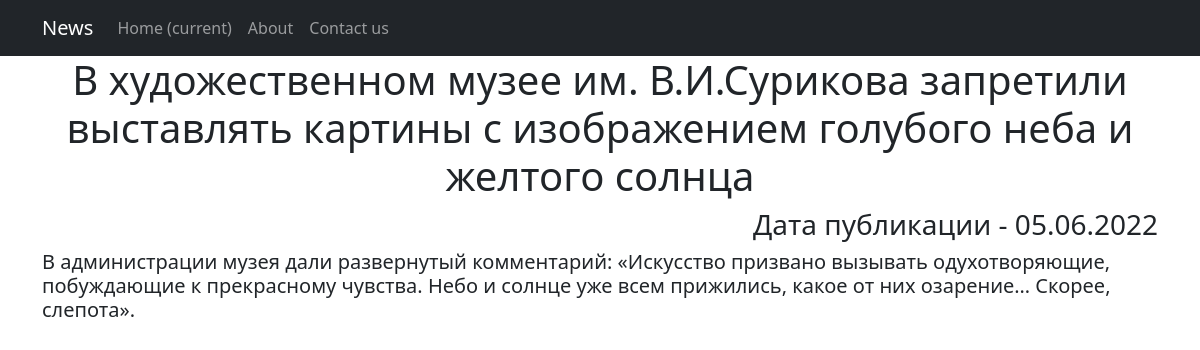
The page /main/3 on the database its author committed.
### news_project/models.py (models this page shows, shortened)
class Post(models.Model):
    author = models.ForeignKey(Author, on_delete=models.CASCADE)
    choice = models.CharField(max_length=4, choices=CONTENT_TYPES, default=article)
    register_date = models.DateTimeField(auto_now_add=True)
    categories = models.ManyToManyField('Category', through='PostCategory')
    title = models.CharField(max_length=100)
    content = models.TextField()
    content_rating = models.SmallIntegerField(default=0)

### news_project/views.py (the view)
# urls.py: path('<int:pk>', NewsDetail.as_view(), name='news_detail'),
class NewsDetail(DetailView):
    model = Post
    template_name = 'detail.html'
    context_object_name = 'onenews'

### news_project/templatetags/custom_filters.py (called while the page is built)
@register.filter()
def censor(value):
    for word in value.split():
        if 'Редиска' in word or 'редиска' in word:
            if word[-1] == '"' or word[-1] == '»':
                word1 = word[:2] + '*' * (len(word) - 2) + word[-1]
                value = value.replace(word, word1)
            else:
                word1 = word[0] + '*' * (len(word) - 1)
                value = value.replace(word, word1)
    return value

### templates/detail.html (shortened to what this page needs)
{% extends 'flatpages/default.html' %}
{% load custom_filters %}
{% block content %}
    <h1>{{ onenews.title|censor}}</h1>
    <h3 align="right">Дата публикации - {{ onenews.register_date|date:'d.m.Y'  }}</h3>
    <h5 align="left">{{ onenews.content|censor }}</h5>
{% endblock content %}

### rows shown on the page
Post: title|censor "В художественном музее им. В.И.Сурикова запретили выставлять картины с изображением голубого неба и желтого солнца", register_date "05.06.2022", content|censor "В администрации музея дали развернутый комментарий: «Искусство призвано вызывать одухотворяющие, побуждающие к прекрасному чувства. Небо и солнце уже всем прижились, какое от них озарение… Скорее, слепота»."
